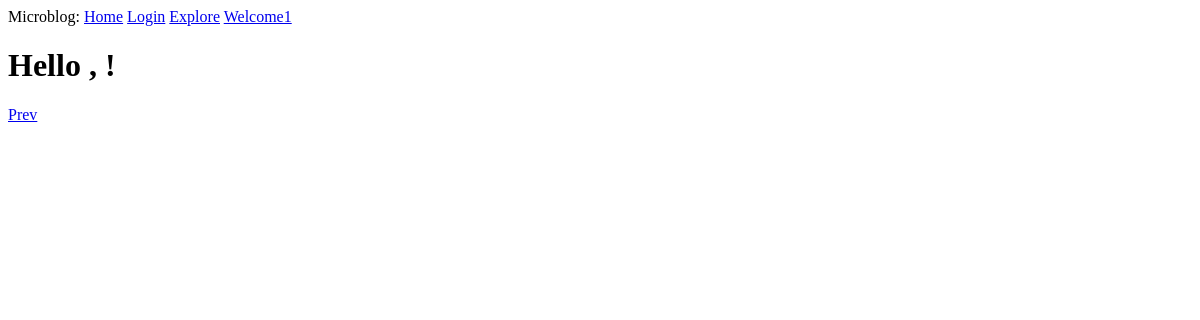
Before: /explore with the older database file.
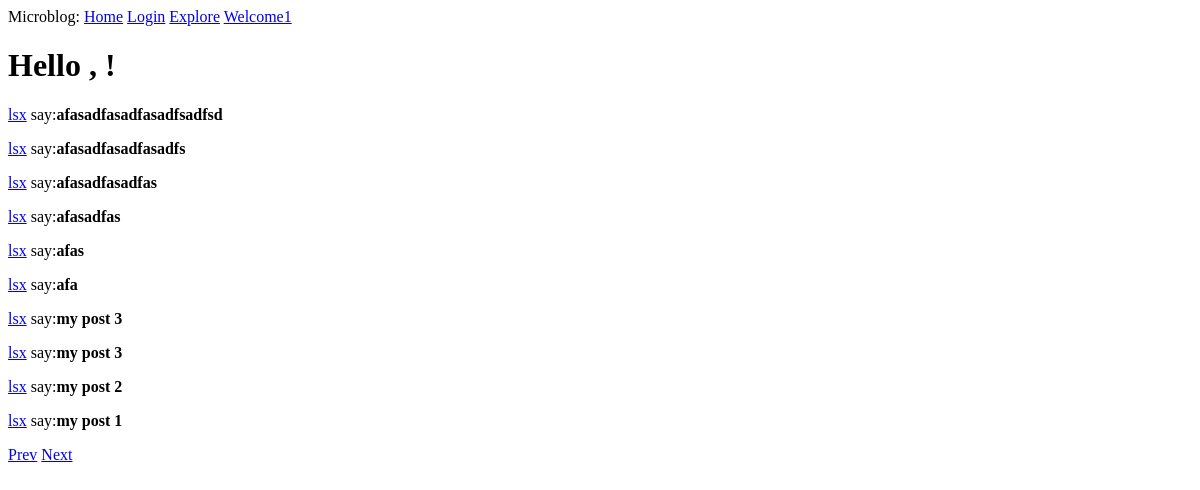
After: the same page with the newer database file.
### app_package/models.py (models this page shows, shortened)
class Post(db.Model):
    id = db.Column(db.Integer, primary_key=True)
    body = db.Column(db.String(500))
    timestamp = db.Column(db.DateTime, index=True, default=datetime.utcnow)
    user_id = db.Column(db.Integer, db.ForeignKey('user.id'))

class User(UserMixin,db.Model):
    id = db.Column(db.Integer, primary_key=True)
    username = db.Column(db.String(50), index=True, unique=True)
    email = db.Column(db.String(50), index=True, unique=True)
    password_hash = db.Column(db.String(50), index=True, unique=True)
    aboutme = db.Column(db.String(400))
    last_seen = db.Column(db.DateTime, default=datetime.utcnow)
    posts = db.relationship('Post', backref='author', lazy='dynamic')
    followed = db.relationship("User",secondary=followers,
        primaryjoin=(followers.c.follower_id==id),
        secondaryjoin=(followers.c.followed_id==id),
        backref=db.backref("followers",lazy="dynamic"), lazy='dynamic')
    '''
        判断是否关注
    '''
    '''
       关注用户
    '''
    '''
        取消关注
    '''
    '''
        获取关注用户以及自己的文章，发布时间倒序排列
    '''

### app_package/route.py (the view)
@app.route('/explore')
def explore():
    page = request.args.get('page', 2, type=int)
    posts = Post.query.order_by(Post.timestamp.desc()).paginate(page,app.config['POST_PERPAGE'],False)
    next_url = url_for('explore', page=posts.next_num) if posts.has_next else None
    prev_url = url_for('explore', page=posts.prev_num) if posts.has_prev else None
    return render_template("index.html",  user=user, posts=posts.items, next_url=next_url, prev_url=prev_url)

### app_package/route.py (called while the page is built)
@app.before_request
def before_request():
    if current_user.is_authenticated:
        current_user.last_seen = datetime.utcnow()
        db.session.commit()

### app_package/templates/index.html (shortened to what this page needs)
{% extends "base.html" %}
{% block content %}
    <h1>Hello , {{current_user.username}}!</h1>
    {% for post in posts %}
        <div><p><a href="{{url_for('user',username=post.author.username)}}">{{post.author.username}}</a> say:<b>{{post.body}}</b></p></div>
    {% endfor %}
    {% if prev_url %}
        <a href="{{prev_url}}">Prev</a>
    {% endif %}
    {% if next_url %}
        <a href="{{next_url}}">Next</a>
    {% endif %}
{% endblock %}

### app_package/templates/base.html (shortened to what this page needs)
<!DOCTYPE html>
<html>
<head>
</head>
<body>
<div>Microblog:
    <a href="{{url_for('hello')}}">Home</a>
    {% if current_user.is_anonymous %}
        <a href="{{url_for('login')}}">Login</a>
    {% else %}
        <a href="{{ url_for('user', username=current_user.username) }}">Profile</a>
        <a href="{{url_for('edit_profile')}}">editprofile</a>
        <a href="{{url_for('logout')}}">Logout</a>
    {% endif %}
    <a href="{{url_for('explore')}}">Explore</a>
    <a href="/welcome?name=strange">Welcome1</a>
</div>
{% block content %}
{% endblock %}
</body>
</html>

Changed rows visible on the page:
added Post: author.username "lsx", body "afasadfasadfasadfsadfsd"
added Post: author.username "lsx", body "afasadfasadfasadfs"
added Post: author.username "lsx", body "afasadfasadfas"
added Post: author.username "lsx", body "afasadfas"
added Post: author.username "lsx", body "afas"
added Post: author.username "lsx", body "afa"
added Post: author.username "lsx", body "my post 3"
added Post: author.username "lsx", body "my post 3"
added Post: author.username "lsx", body "my post 2"
added Post: author.username "lsx", body "my post 1"
Other visible differences:
text now shown: "Next"
